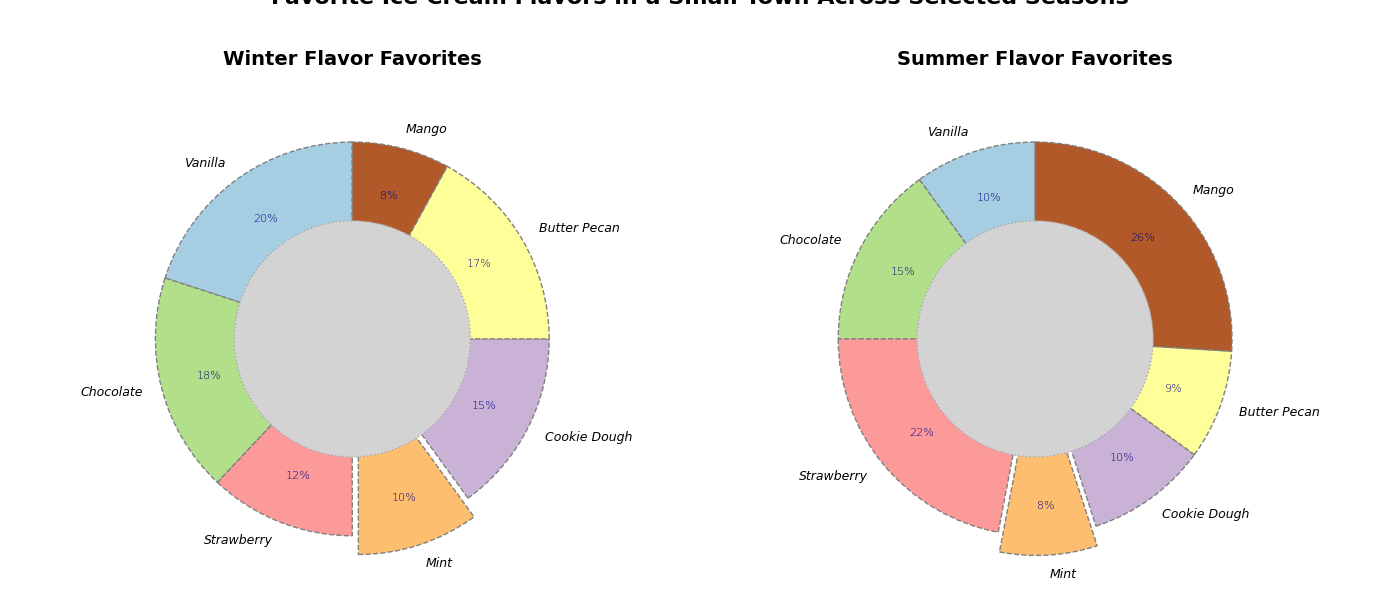

Here is the Python script that generated this plot:
import matplotlib.pyplot as plt
import numpy as np

flavors = ['Vanilla', 'Chocolate', 'Strawberry', 'Mint', 'Cookie Dough', 'Butter Pecan', 'Mango']
winter_popularity = [20, 18, 12, 10, 15, 17, 8]
summer_popularity = [10, 15, 22, 8, 10, 9, 26]
colors = plt.cm.Paired(np.linspace(0, 1, len(flavors)))

fig, axs = plt.subplots(1, 2, figsize=(14, 6))
season_titles = ["Winter Flavor Favorites", "Summer Flavor Favorites"]
seasonal_popularities = [winter_popularity, summer_popularity]

for i, ax in enumerate(axs):
    wedges, texts, autotexts = ax.pie(seasonal_popularities[i], labels=flavors, colors=colors, autopct='%1.0f%%',
                                      startangle=90, pctdistance=0.75, wedgeprops=dict(edgecolor='gray', linestyle='--'),
                                      explode=[0.1 if flavor == 'Mint' else 0 for flavor in flavors])

    centre_circle = plt.Circle((0, 0), 0.60, fc='lightgray', edgecolor='darkgray', linestyle='dotted')
    ax.add_artist(centre_circle)
    
    ax.set_title(season_titles[i], fontsize=14, fontweight='bold', pad=20)

    for text in texts:
        text.set_fontsize(9)
        text.set_fontstyle('italic')
    for autotext in autotexts:
        autotext.set_fontsize(8)
        autotext.set_fontweight('light')
        autotext.set_color('navy')

fig.suptitle('Favorite Ice Cream Flavors in a Small Town Across Selected Seasons', fontsize=16, fontweight='bold', y=1.02)
fig.tight_layout()
plt.show()
